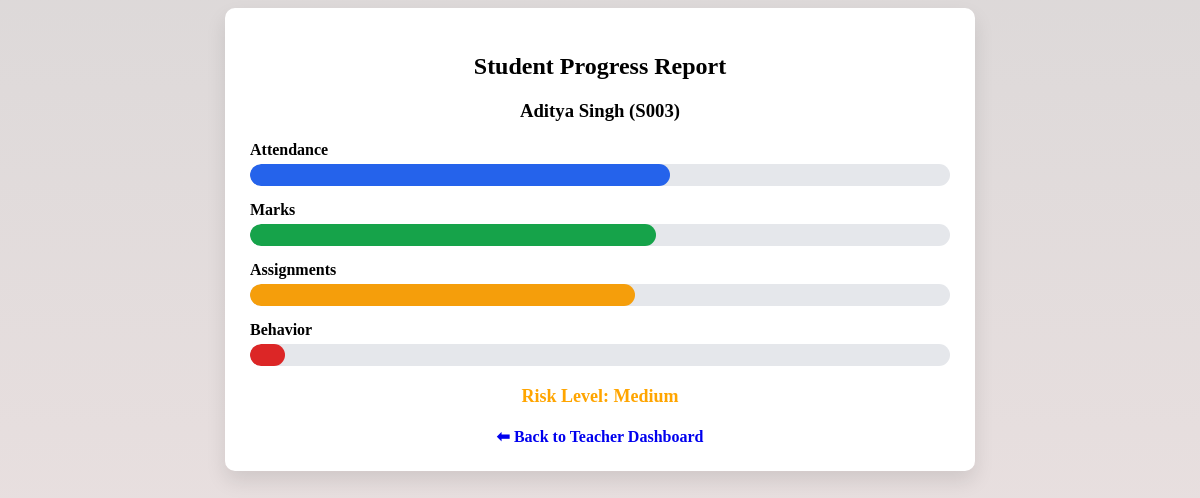
/student_report/S003 (signed in), run on the app's committed database.
### tables this page shows
CREATE TABLE students (
            student_id TEXT PRIMARY KEY,
            name TEXT,
            attendance REAL,
            avg_marks REAL,
            assignment_completion REAL,
            behavior_score REAL,
            risk TEXT
        );

### backend/app.py (the view)
@app.route("/student_report/<student_id>")
def student_report(student_id):
    if session.get("role") != "teacher":
        return redirect("/")
    with get_db() as conn:
        student = conn.execute(
            "SELECT * FROM students WHERE student_id=?",
            (student_id,)
        ).fetchone()
    if not student:
        flash("Student not found")
        return redirect("/teacher")
    chart_data = {
        "attendance": student["attendance"],
        "marks": student["avg_marks"],
        "assignments": student["assignment_completion"],
        "behavior": student["behavior_score"]
    }
    return render_template(
        "student_report.html",
        student=student,
        chart_data=chart_data,
        risk=student["risk"]
    )

### backend/app.py (called while the page is built)
def get_db():
    conn = sqlite3.connect(
        DB,
        timeout=10,
        check_same_thread=False
    )
    conn.row_factory = sqlite3.Row
    return conn

### backend/templates/student_report.html (shortened to what this page needs)
<!DOCTYPE html>
<html lang="en">
<head>
</head>
<body>
<div class="card">
    <h2>Student Progress Report</h2>
    <h3>{{ student.name }} ({{ student.student_id }})</h3>
    <div class="row">
        <div class="label">Attendance</div>
        <div class="bar">
            <div class="fill attendance" id="attendanceBar"></div>
        </div>
    </div>
    <div class="row">
        <div class="label">Marks</div>
        <div class="bar">
            <div class="fill marks" id="marksBar"></div>
        </div>
    </div>
    <div class="row">
        <div class="label">Assignments</div>
        <div class="bar">
            <div class="fill assignments" id="assignmentsBar"></div>
        </div>
    </div>
    <div class="row">
        <div class="label">Behavior</div>
        <div class="bar">
            <div class="fill behavior" id="behaviorBar"></div>
        </div>
    </div>
    <div class="risk {{ risk }}">
        Risk Level: {{ risk }}
    </div>
    <a href="/teacher" class="back">⬅ Back to Teacher Dashboard</a>
</div>
</body>
</html>

### data on the page
students: name "Aditya Singh", student_id "S003", risk "Medium"
